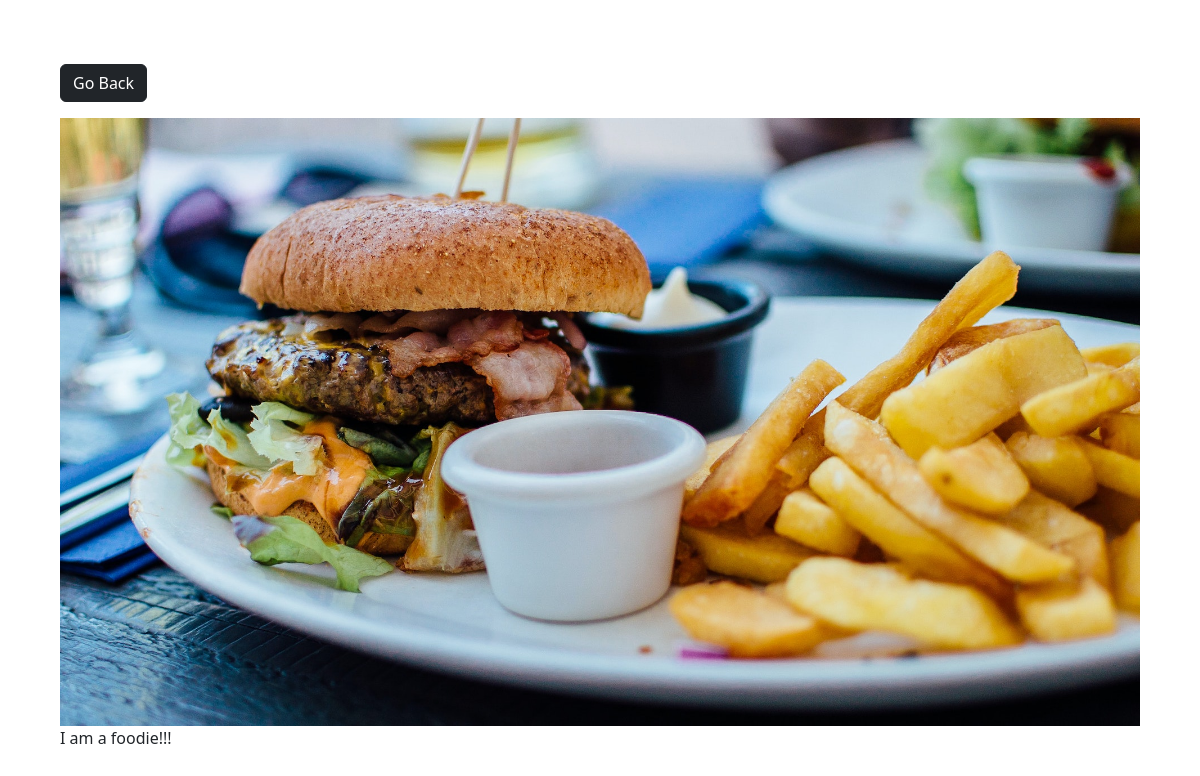
The app's page /photo/2/ with its own data.
### photos/models.py (models this page shows, shortened)
class Photo(models.Model):
    category = models.ForeignKey(Category, on_delete=models.SET_NULL, null=True, blank=True)
    image = models.ImageField(null=False, blank=False)
    description = models.TextField()

### photos/views.py (the view)
# urls.py: path('photo/<str:pk>/', views.viewPhoto, name='photo'),
def viewPhoto(request, pk):
    photo = Photo.objects.get(id=pk)
    return render(request, 'photos/photo.html', {'photo': photo})

### photos/templates/photos/photo.html (shortened to what this page needs)
<!DOCTYPE html>
<html lang="en">
<head>
    <link href="https://cdn.jsdelivr.net/npm/bootstrap@5.2.0/dist/css/bootstrap.min.css" rel="stylesheet"
>
</head>
<body class="m-5">
    <div class="container">
        <div class="row justify-content-center">
            <div class="col">
                <a href="{% url 'gallery' %}" class="btn btn-dark my-3">Go Back</a>
                <div style="height: 90vh;">
                    <img style="max-width: 100%; max-height: 100%;"
                    src="{{photo.image.url}}" alt="">
                    <p>{{photo.description}}</p>
                </div>
            </div>
        </div>
    </div>
</body>
</html>

### records on screen
Photo: image (picture), description "I am a foodie!!!"
